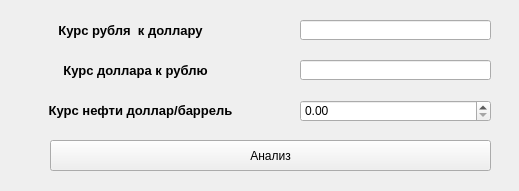
<?xml version="1.0" encoding="UTF-8"?>
<ui version="4.0">
 <class>Form</class>
 <widget class="QWidget" name="Form">
  <property name="geometry">
   <rect>
    <x>0</x>
    <y>0</y>
    <width>519</width>
    <height>191</height>
   </rect>
  </property>
  <property name="windowTitle">
   <string>Form</string>
  </property>
  <widget class="QDoubleSpinBox" name="doubleSpinBox">
   <property name="geometry">
    <rect>
     <x>300</x>
     <y>100</y>
     <width>191</width>
     <height>22</height>
    </rect>
   </property>
  </widget>
  <widget class="QLabel" name="label">
   <property name="geometry">
    <rect>
     <x>10</x>
     <y>100</y>
     <width>261</width>
     <height>21</height>
    </rect>
   </property>
   <property name="font">
    <font>
     <pointsize>10</pointsize>
     <bold>true</bold>
    </font>
   </property>
   <property name="text">
    <string>Курс нефти доллар/баррель</string>
   </property>
   <property name="alignment">
    <set>Qt::AlignCenter</set>
   </property>
  </widget>
  <widget class="QPushButton" name="pushButton">
   <property name="geometry">
    <rect>
     <x>50</x>
     <y>140</y>
     <width>441</width>
     <height>31</height>
    </rect>
   </property>
   <property name="text">
    <string>Анализ</string>
   </property>
  </widget>
  <widget class="QLabel" name="label_2">
   <property name="geometry">
    <rect>
     <x>10</x>
     <y>60</y>
     <width>251</width>
     <height>21</height>
    </rect>
   </property>
   <property name="font">
    <font>
     <pointsize>10</pointsize>
     <bold>true</bold>
    </font>
   </property>
   <property name="text">
    <string>Курс доллара к рублю</string>
   </property>
   <property name="alignment">
    <set>Qt::AlignCenter</set>
   </property>
  </widget>
  <widget class="QLineEdit" name="lineEdit">
   <property name="geometry">
    <rect>
     <x>300</x>
     <y>60</y>
     <width>191</width>
     <height>20</height>
    </rect>
   </property>
  </widget>
  <widget class="QLineEdit" name="lineEdit_2">
   <property name="geometry">
    <rect>
     <x>300</x>
     <y>20</y>
     <width>191</width>
     <height>20</height>
    </rect>
   </property>
  </widget>
  <widget class="QLabel" name="label_3">
   <property name="geometry">
    <rect>
     <x>10</x>
     <y>20</y>
     <width>241</width>
     <height>21</height>
    </rect>
   </property>
   <property name="font">
    <font>
     <pointsize>10</pointsize>
     <bold>true</bold>
    </font>
   </property>
   <property name="text">
    <string>Курс рубля  к доллару</string>
   </property>
   <property name="alignment">
    <set>Qt::AlignCenter</set>
   </property>
  </widget>
 </widget>
 <resources/>
 <connections/>
</ui>
